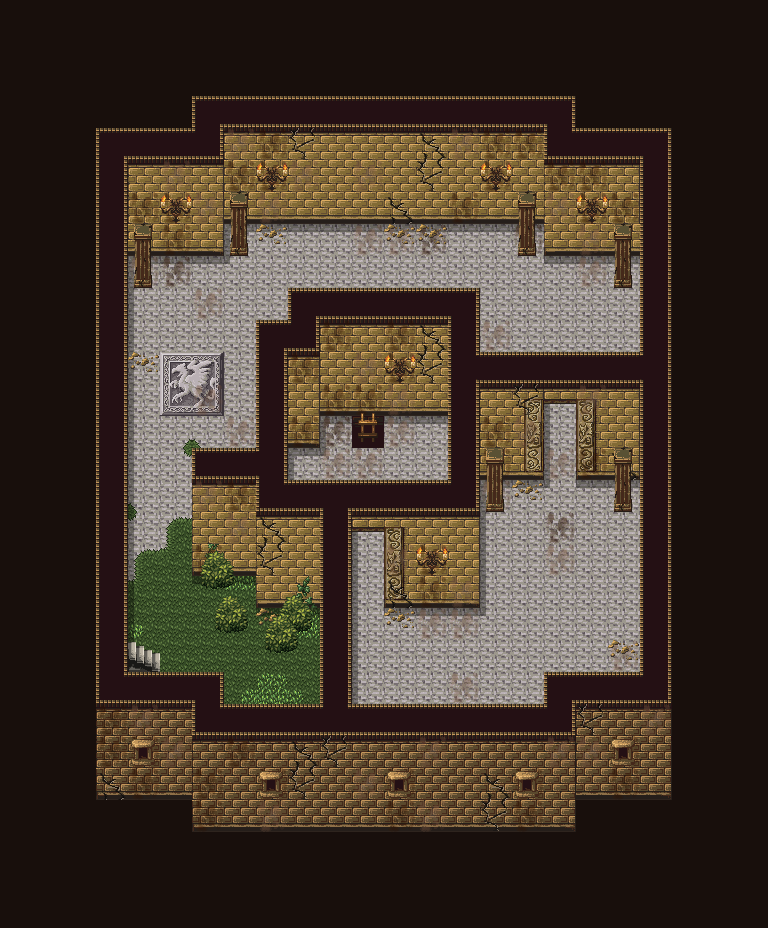

This is a level from a 2D game, rendered from its Tiled map with the project's own tilesets. A one-line summary and the map file follow, with tile-layer data summarised:
An orthogonal 24x29 tile map with 32x32 px tiles, 12 tile layers (floor, wall, grass, shadow, ...), 1 hidden layer not drawn, 2 tilesets and 1 object (Encounter).

<map version="1.9" tiledversion="1.9.1" orientation="orthogonal" renderorder="right-down" width="24" height="29" tilewidth="32" tileheight="32" infinite="0" nextlayerid="32" nextobjectid="2">
  <tileset firstgid="1" source="../12tsx/12_maptip.tsx" />
  <tileset firstgid="822" source="../12tsx/13_maptip.tsx" />
  <layer id="19" name="floor" width="24" height="29">
    <data>[696 cells, 348 non-empty, 6 distinct tile ids]</data>
  </layer>
  <layer id="3" name="wall" width="24" height="29">
    <data>[696 cells, 257 non-empty, 46 distinct tile ids]</data>
  </layer>
  <layer id="30" name="grass" width="24" height="29">
    <data>[696 cells, 29 non-empty, 15 distinct tile ids]</data>
  </layer>
  <layer id="22" name="shadow" width="24" height="29">
    <data>[696 cells, 59 non-empty, 4 distinct tile ids]</data>
  </layer>
  <layer id="24" name="dirt" width="24" height="29">
    <data>[696 cells, 109 non-empty, 4 distinct tile ids]</data>
  </layer>
  <layer id="20" name="objects-2" width="24" height="29">
    <data>[696 cells, 27 non-empty, 7 distinct tile ids]</data>
  </layer>
  <layer id="27" name="bush-3" width="24" height="29">
    <data>[696 cells, 8 non-empty, 8 distinct tile ids]</data>
  </layer>
  <layer id="29" name="bush-2" width="24" height="29">
    <data>[696 cells, 8 non-empty, 8 distinct tile ids]</data>
  </layer>
  <layer id="25" name="chara" width="24" height="29" visible="0">
    <data>[696 cells, 0 non-empty, 0 distinct tile ids]</data>
  </layer>
  <layer id="26" name="itembox" width="24" height="29">
    <data>[696 cells, 0 non-empty, 0 distinct tile ids]</data>
  </layer>
  <layer id="23" name="objects-1" width="24" height="29">
    <data>[696 cells, 10 non-empty, 4 distinct tile ids]</data>
  </layer>
  <layer id="28" name="bush-1" width="24" height="29">
    <data>[696 cells, 8 non-empty, 4 distinct tile ids]</data>
  </layer>
  <layer id="21" name="frame" width="24" height="29">
    <data>[696 cells, 294 non-empty, 1 distinct tile ids]</data>
  </layer>
<objectgroup id="31" name="EncounterArea"><object id="1" type="Encounter" x="16.0" y="16.0" width="736" height="896"><properties><property name="EncounterId" value="encounter_misttower_7" /><property name="unity:IsTrigger" type="bool" value="true" /></properties></object></objectgroup></map>
